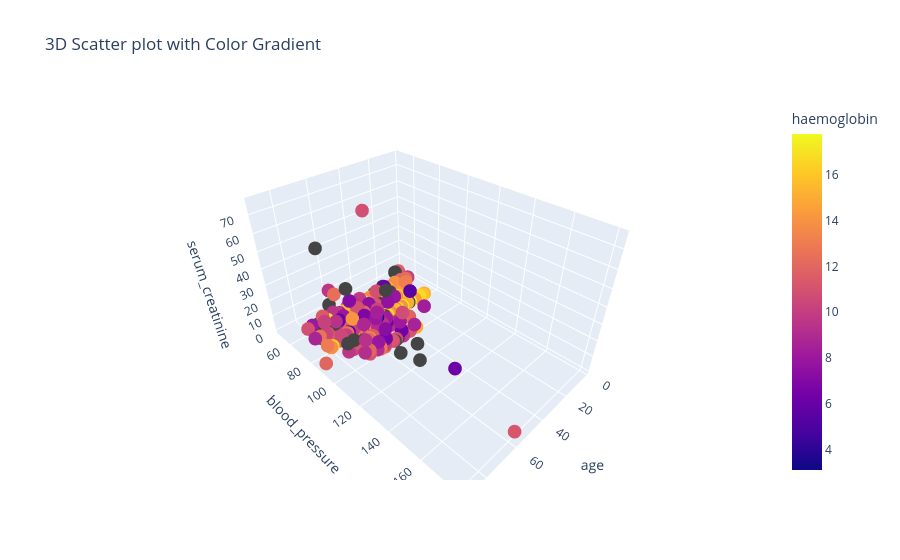

Here is the notebook cell this chart was saved with:
### Code cell
fig = px.scatter_3d(df, x='age', y='blood_pressure', z='serum_creatinine', color='haemoglobin',
                    title='3D Scatter plot with Color Gradient')
fig.show()

### Figure 1 — Plotly figure (JSON) as saved in the notebook; plotly's stock layout.template omitted (floating-point values rounded to 4 significant figures; data arrays with more than 128 entries replaced by an {"elided": "..."} marker saying what was removed)
{"data": [{"hovertemplate": "age=%{x}<br>blood_pressure=%{y}<br>serum_creatinine=%{z}<br>haemoglobin=%{marker.color}<extra></extra>", "legendgroup": "", "marker": {"color": {"elided": "391 float values"}, "coloraxis": "coloraxis", "symbol": "circle"}, "mode": "markers", "name": "", "scene": "scene", "showlegend": false, "type": "scatter3d", "x": {"elided": "391 float values"}, "y": {"elided": "391 float values"}, "z": {"elided": "391 float values"}}], "layout": {"coloraxis": {"colorbar": {"title": {"text": "haemoglobin"}}, "colorscale": [[0, "#0d0887"], [0.1111, "#46039f"], [0.2222, "#7201a8"], [0.3333, "#9c179e"], [0.4444, "#bd3786"], [0.5556, "#d8576b"], [0.6667, "#ed7953"], [0.7778, "#fb9f3a"], [0.8889, "#fdca26"], [1, "#f0f921"]]}, "legend": {"tracegroupgap": 0}, "scene": {"domain": {"x": [0, 1], "y": [0, 1]}, "xaxis": {"title": {"text": "age"}}, "yaxis": {"title": {"text": "blood_pressure"}}, "zaxis": {"title": {"text": "serum_creatinine"}}}, "title": {"text": "3D Scatter plot with Color Gradient"}}}
